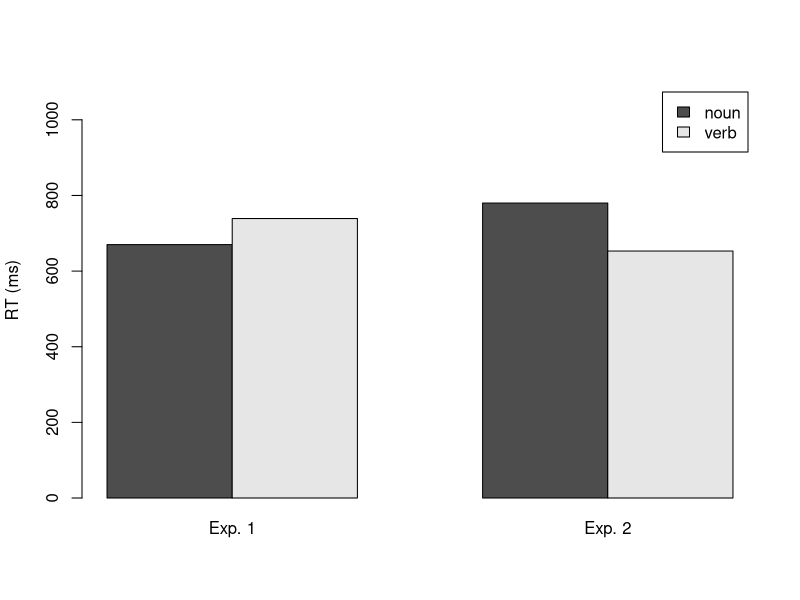
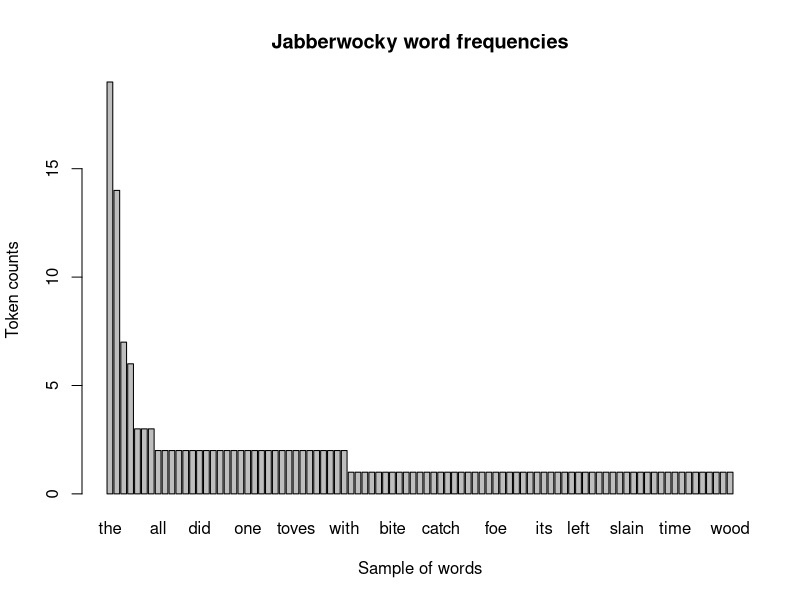
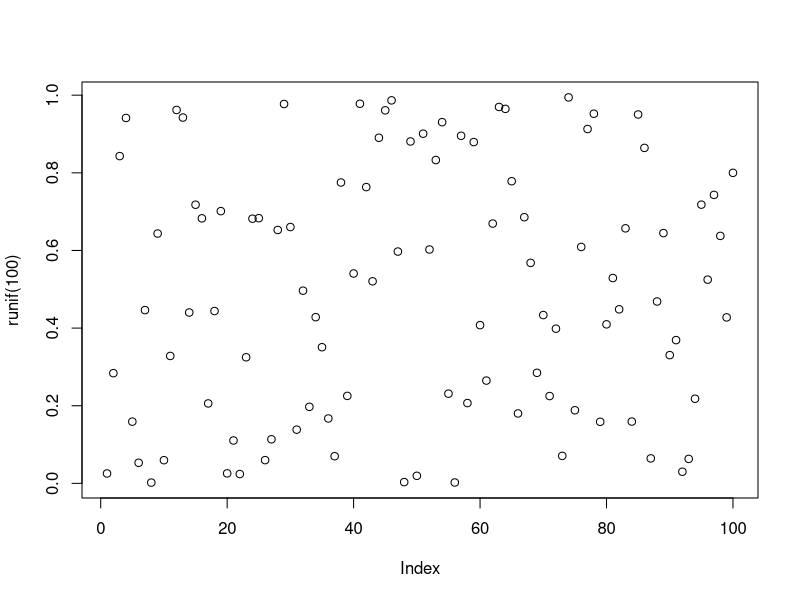
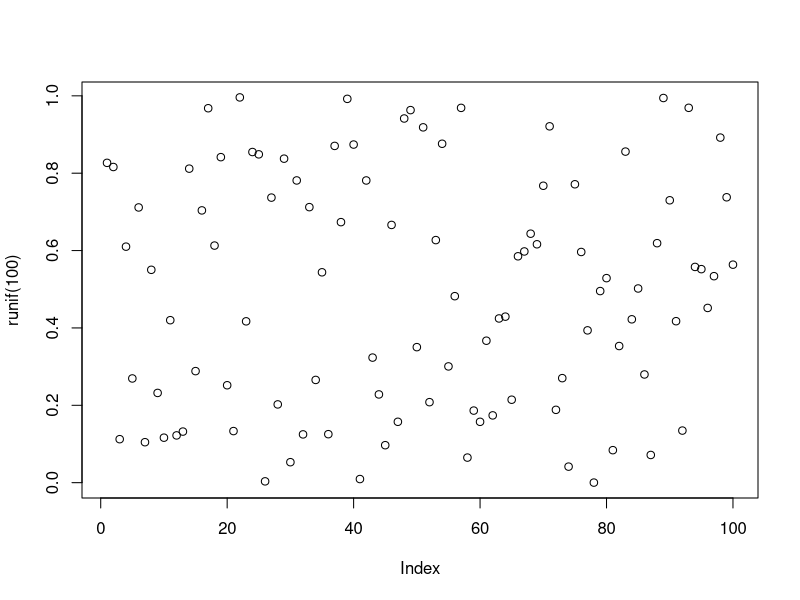
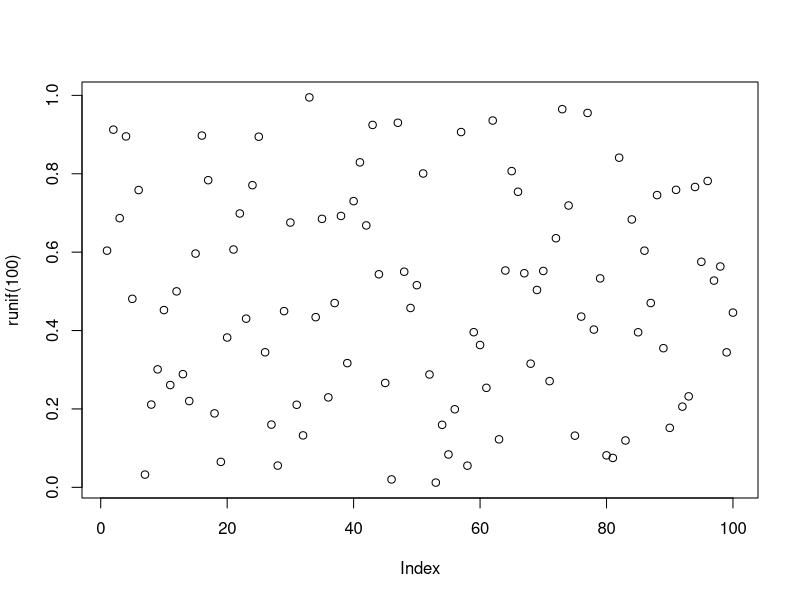
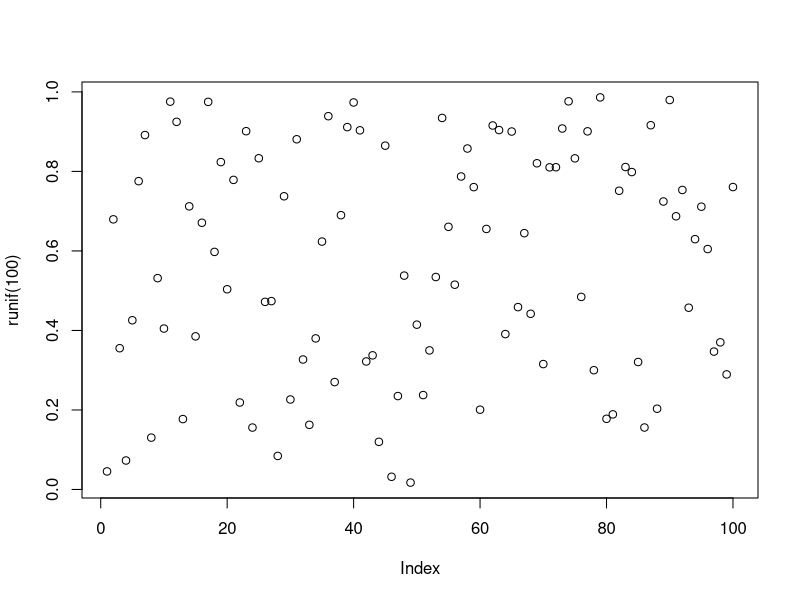
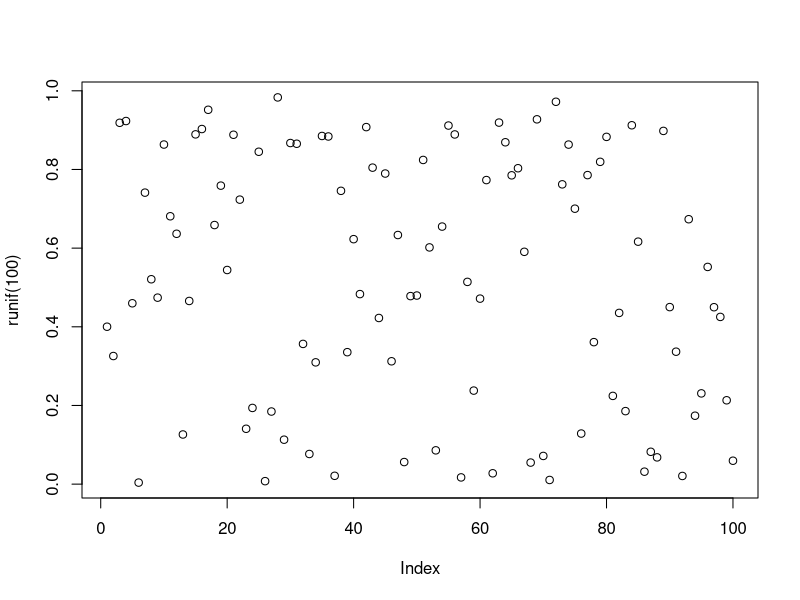
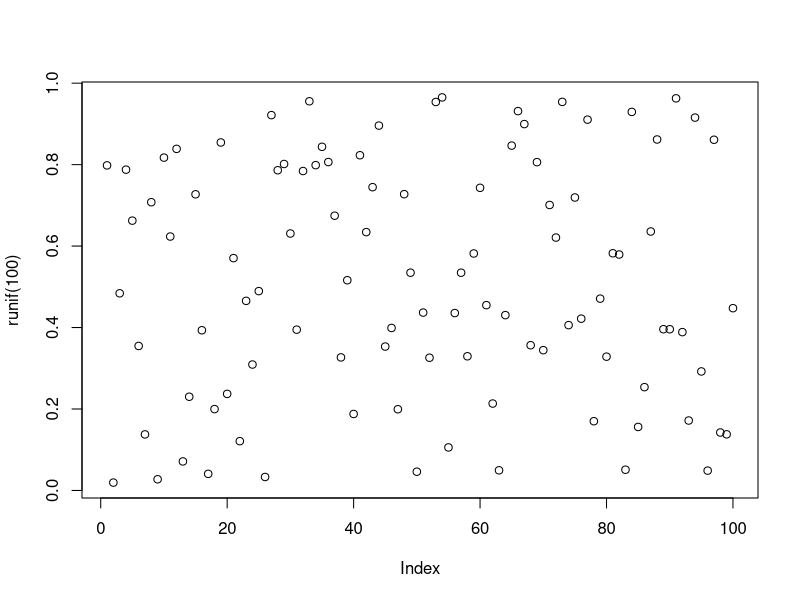

Write R code to recreate these figures, in order.
# 別忘了先設定工作目錄至檔案所在的資料夾！

# 第三節
# 將目標檔案按行讀取成為一個向量，並儲存至jabberwocky物件中
jabberwocky = readLines("Jabberwocky_OnlyWords.txt")

head(jabberwocky)	# 顯示物件中的前六筆資料
#[1] "jabberwocky" "twas"        "brillig"     "and"         "the"        
#[6] "slithy"  

tail(jabberwocky)	# 顯示物件中的最後六筆資料
#[1] "borogoves" "and"       "the"       "mome"      "raths"    
#[6] "outgrabe"

# 整理出向量中每個值(單詞)出現的次數
table(jabberwocky)			
#all          and         arms           as       awhile 
#2           14            1            2            1 
#back bandersnatch      beamish       beware         bird 
#1            1            1            2            1
#...

class(table(jabberwocky))		# 判斷table()產生的物件類別
#[1] "table"

jw.table = table(jabberwocky)	# 將詞頻表儲存至物件

# 按照數字由高到低的順序排序詞頻表，並覆蓋原本的jw.table
jw.table = sort(jw.table, decreasing = TRUE)

# 查看詞頻表中前六筆資料
head(jw.table)		
#the        and         he         in jabberwock         my 
#19         14          7          6          3          3

# 也可查看詞頻表中前十筆資料
head(jw.table, 10)	
#the        and         he         in 
#19         14          7          6 
#jabberwock         my    through        all 
#3          3          3          2 
#as     beware 
#2          2

# 四之二節
# 以列為單位讀取文字檔中的資料成為向量並儲存為物件
jabberwocky.orig = readLines("Jabberwocky_Original.txt")

# 排除沒有字元的字串值並儲存為獨立的jabberwocky.clean
jabberwocky.clean = subset(jabberwocky.orig, jabberwocky.orig != "")

# 建立向量物件儲存常見的英文半形符號
punctuations = c("\"","'","\\.",",","—","\\?","!",";",":","-")

# 每一次迴圈依序從punctuations中取出一個符號存入punc中
for(punc in punctuations) {
  print(punc)	# 在迴圈內重覆印出punc的內容
}
#[1] "\""
#[1] "'"
#[1] "."
#[1] ","
#...

# 把"good dog"字串中的"g"一律取代為"Y"
gsub("g", "Y", "good dog")	
#[1] "Yood doY"

# 先複製一份jabberwocky.clean成為jabberwocky.nopunc
jabberwocky.nopunc = jabberwocky.clean
# 見四之二文章解釋迴圈功能
for(punc in punctuations) {
	jabberwocky.nopunc = gsub(punc, "", jabberwocky.nopunc)
}
head(jabberwocky.nopunc)
#[1] "Jabberwocky"                       "Twas brillig and the slithy toves"
#[3] "Did gyre and gimble in the wabe"   "All mimsy were the borogoves"     
#[5] "And the mome raths outgrabe"       "Beware the Jabberwock my son"

# 將所有文字轉換為小寫
jabberwocky.lower = tolower(jabberwocky.nopunc) 

# 以空白符號斷詞
jabberwocky.wordlists = strsplit(jabberwocky.lower," ")
# 斷詞完的結果是一個列表，每個列表為每一行句子的斷詞結果
class(jabberwocky.wordlists)
#[1] "list"
head(jabberwocky.wordlists)
#[[1]]
#[1] "jabberwocky"

#[[2]]
#[1] "twas"    "brillig" "and"     "the"     "slithy"  "toves"  

#[[3]]
#[1] "did"    "gyre"   "and"    "gimble" "in"     "the"    "wabe"  
#...

# 合併列表為包含單詞的單一向量
jabberwocky.words = unlist(jabberwocky.wordlists) 
head(jabberwocky.orig)
#[1] "jabberwocky" "twas"        "brillig"     "and"         "the"        
#[6] "slithy"

# 存檔單詞列表到工作目錄！
write(jabberwocky.words, "Jabberwocky_OnlyWordsByR.txt") 

# 練習三
# a.請試著在產生一個包含20個隨機數字的向量後
#   把這個向量轉成一個資料框(data frame)物件，名稱為「numData」且欄位名稱為「randNum」。
randNumbers = runif(20)
numData = data.frame(randNum = randNumbers)

# b.請試著產生1到20的連續數字向量，並儲存到「numData」中的「seqNum」欄位。
numData$seqNum = seq(1:20)

# c.請試著將「numData」物件中的「randNum」欄位中的數字和「seqNum」欄位中的數字相乘，
#   並將結果儲存到同一個物件中的「product」欄位。
numData$product = numData$randNum * numData$seqNum

# d.請試著理解以下for迴圈程式碼的意義，並照著操作一遍。

# 將numData中的product欄位資料取出為向量儲存為products
products = numData$product
# 使用迴圈依序將products中的每個數字取出儲存為num
for(num in products) {
  # 如果「num相等於數值0」為「真」(TRUE)
  if(num == 0)	{
    # 在Console中印出對應訊息
    print("It's a zero!")
  }
  # 以此類推
  if(num >= 5)	{
    print("It's a big number!")
  }
  if(num < 5) {
    print("It's a small number!")
  }
}

# 五之二
# 建立含有<圖十二>右側四個反應時間的向量物件
RTs = c(670, 739, 780, 653)	
# 根據該物件產生2×2的二維矩陣(nrow代表矩陣有2行)
results.mat = matrix(RTs, nrow=2)	
results.mat
#     [,1] [,2]
#[1,]  670  780
#[2,]  739  653

rownames(results.mat) = c("nouns","verbs") 		# 取代行的標籤
colnames(results.mat) = c("Exp. 1","Exp. 2")	# 取代欄的標籤
results.mat
#      Exp. 1 Exp. 2
#nouns    670    780
#verbs    739    653
  
barplot(results.mat,		          # 需要繪製的數據來源
	beside=TRUE,				            # 把長條圖並列，而不是堆疊
	names.arg=c("Exp. 1","Exp. 2"),	# 長條圖下方的標籤名稱
	legend.text=c("noun","verb"),	  # 圖例中的標籤名稱
	ylim = c(0,1100),			          # y軸的最小值和最大值
	ylab = "RT (ms)"			          # y軸名稱
)

jabberwocky = readLines("Jabberwocky_OnlyWords.txt") # 讀取斷詞檔
jw.table = sort(table(jabberwocky), decreasing=TRUE) # 產生排序詞頻表
head(jw.table)
#jabberWocky
#the        and         he         in jabberwock         my 
#19         14          7          6          3          3
barplot(jw.table, beside=T, names.arg=names(jw.table), 
	ylab = "Token counts", main="Jabberwocky word frequencies", 
	xlab = "Sample of words")

# 隨機產生100個介於0至1之間的數字
plot(runif(100))

for (i in 1:100) { 	# 按照順序從1到100的數字向量中取出一個值存到i，進行迴圈
	plot(runif(100)) 	# 所以這行會執行100次，享受動畫吧！
}

# 第二個向量(1:20)^2得出1至20每個數值的平方
plot(x = 1:20, y = (1:20)^2) 

jw.words = names(jw.table)	# 取得做為欄位名稱的單詞列表
jw.freq = as.vector(jw.table)	# 將詞頻列表轉換為純數值的向量
word.lens = nchar(jw.words)	# 計算每個單詞的字串長度
# 產生單詞詞頻與字串長度的相關性散佈圖
plot(x = as.vector(jw.table), y = nchar(jw.words))

plot(x = 1:20, y = (1:20)^2, pch = 1:20) # 每個點都用不同的符號

plot(x = 1:20, y = (1:20)^2, pch = 15, col = 1:20)		# 每個方形都不同顏色 
plot(x = 1:20, y = (1:20)^2, pch = 15, col = rainbow(20)) 	# 美呆了!

plot(x = 1:20, y = (1:20)^2, type = "l")	# 用type參數設定圖表類型

plot(x = 1:20, y = (1:20)^2, type = "l") 	# 繪製折線圖做為基礎
# 在已產生的圖上加上一條不同樣式的折線
# 注意這邊y軸數據是用*2產生，而不是^2，所以線條有所差異
lines(x = 1:20, y = (1:20)*2, type = "l", lty = 2, lwd = 2, col = "blue")
# 根據x軸(5)與y軸(200)的位置增加一個綠方點
points(x = 5, y = 200,pch = 15,col = "green") 	
# 根據x軸(5)與y軸(250)的位置增加一個深綠色字串
text(x = 5, y = 250, labels = "A green square", col = "darkgreen")
# 在左上角(topleft)增加說明兩條線的圖例
legend(x = "topleft", 
       legend = c("x^2","x*2"), lty = c(1,2), lwd = c(1,2),
       col = c("black","blue"))

# 安裝ggplot2及其關聯套件
install.packages("ggplot2", dependencies = TRUE, ask = FALSE)

library(ggplot2)	# 載入ggplot2套件
